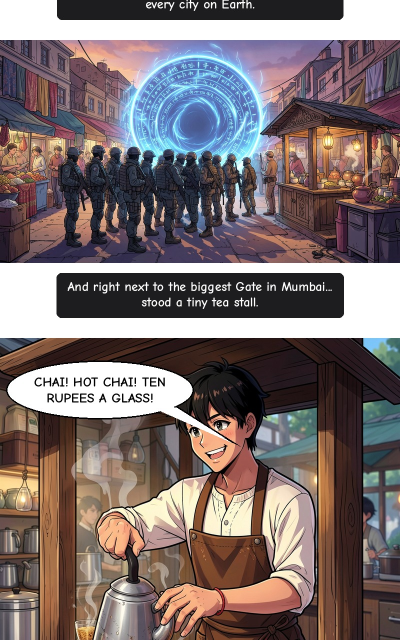
#> input picture videos/manga/example/slice_01.jpg, 800 x 1280 px (shown at 1/2 size)
$ python depthmove.py ../manga/example/slice_01.jpg out.png 1.0
#> lines starting #> are read from the running program, lines starting #| are printed output that depends on the picture
"""Pictures that move in 3D: a camera that pushes in or slides past a picture, near things moving more than far ones.

    python3 depthmove.py PICTURE.png OUT.mp4 SECONDS [--move 0-3] [--size 1080x1920] [--fps 30]

The owner's wish (22 Nov 2026, "Ok"): our flat doodles should move like a camera moving through them. Blender can do
this, but in our cloud machine (no graphics card) it took about an hour per Short.

How it works:
- A small depth model guesses how near each part of the picture is (1 = near, 0 = far). The model is Depth Anything V2
  Small, Apache-2.0, as ONNX, run with onnxruntime on the CPU in about a second. The depth map is kept next to the
  picture as NAME.depth.png, so the Tamil and English videos share it.
- Each frame is warped from the picture: near parts zoom and slide more than the background. The moves are
  push in, slide left to right, pull out, and slide up.
- A host picture that has NAME.open.png and NAME.closed.png next to it talks: its mouth opens on the voice's loud
  peaks (mouth_flags) and closes in the pauses. The owner's doodle host has these: videos/office/host/.

Safety (CLAUDE.md):
- The model is an ONNX file, so it holds no pickle and can't run hidden code.
- It is downloaded once at a pinned revision, and its SHA-256 is checked before use.
- Its libraries (onnxruntime 1.32.0, opencv-python-headless 5.1.0.95) had no known issues on 22 Nov 2026.
"""
import argparse
import hashlib
import os
import subprocess
import urllib.request

import numpy as np

MODEL_REPO = "onnx-community/depth-anything-v2-small"
MODEL_REV = "4472b7362082ad9968fee890ca0f1e5aca36b93d"
MODEL_SHA256 = "afb6a5c28f3b6bf1618c6e43f02073ef9dfdc70e937502d51603e57b0a1df10c"
MODEL_PATH = os.path.expanduser(f"~/.cache/doodle/depth-anything-v2-small-{MODEL_REV[:8]}.onnx")
SIDE = 518  # the model's input side (a multiple of 14)
MEAN, STD = np.array([0.485, 0.456, 0.406], np.float32), np.array([0.229, 0.224, 0.225], np.float32)


def model_file():
    if not os.path.exists(MODEL_PATH):
        os.makedirs(os.path.dirname(MODEL_PATH), exist_ok=True)
        url = f"https://huggingface.co/{MODEL_REPO}/resolve/{MODEL_REV}/onnx/model.onnx"
        tmp = MODEL_PATH + ".part"
        urllib.request.urlretrieve(url, tmp)  # a public model: no token is sent
        got = hashlib.sha256(open(tmp, "rb").read()).hexdigest()
        if got != MODEL_SHA256:
            os.remove(tmp)
            raise SystemExit(f"depth model checksum mismatch ({got}); refusing to use it")
        os.replace(tmp, MODEL_PATH)
    return MODEL_PATH


def depth(img_path):
    """The picture's depth as float32 in [0, 1] (1 = near), at the picture's size; cached as NAME.depth.png."""
    import cv2
    cache = os.path.splitext(img_path)[0] + ".depth.png"
    if os.path.exists(cache) and os.path.getmtime(cache) >= os.path.getmtime(img_path):
        return cv2.imread(cache, cv2.IMREAD_UNCHANGED).astype(np.float32) / 65535.0
    import onnxruntime as ort
    bgr = cv2.imread(img_path, cv2.IMREAD_COLOR)
    h, w = bgr.shape[:2]
    rgb = cv2.cvtColor(cv2.resize(bgr, (SIDE, SIDE), interpolation=cv2.INTER_CUBIC), cv2.COLOR_BGR2RGB)
    x = ((rgb.astype(np.float32) / 255.0 - MEAN) / STD).transpose(2, 0, 1)[None]
    sess = ort.InferenceSession(model_file(), providers=["CPUExecutionProvider"])
    d = sess.run(None, {sess.get_inputs()[0].name: x})[0].squeeze().astype(np.float32)
    d = cv2.resize(d, (w, h), interpolation=cv2.INTER_CUBIC)
    lo, hi = np.percentile(d, 2), np.percentile(d, 98)
    d = np.clip((d - lo) / max(hi - lo, 1e-6), 0, 1)
    d = cv2.GaussianBlur(d, (0, 0), sigmaX=max(w, h) / 200)  # soft edges: less tearing around outlines
    cv2.imwrite(cache, (d * 65535).astype(np.uint16))
    return d


MOVES = [  # (zoom start, zoom end, slide x start, slide x end, slide y start, slide y end); slides in parts of the width
    (1.06, 1.18, 0.0, 0.0, 0.0, 0.0),       # push in
    (1.12, 1.12, -0.025, 0.025, 0.0, 0.0),  # slide left to right
    (1.18, 1.06, 0.0, 0.0, 0.0, 0.0),       # pull out
    (1.12, 1.12, 0.0, 0.0, 0.02, -0.02),    # slide up
]


def mouth_flags(voice, sr, f0, f1, fps=30):
    """For frames f0..f1-1 of a voice timeline that starts at frame 0: True where the mouth should be open. It opens
    on the loud peaks of speech (about one per syllable) and stays shut in pauses; no state lasts a single frame."""
    hop = sr / fps
    def rms(f):
        a = voice[int(f * hop): int((f + 1) * hop)]
        return float(np.sqrt(np.mean(a * a))) if len(a) else 0.0
    every = np.array([rms(f) for f in range(int(len(voice) / hop))])
    loud = every[every > 1e-4]
    thr = 0.18 * (np.percentile(loud, 95) if len(loud) else 1.0)
    r = np.array([rms(f) for f in range(max(0, f0 - 2), f1 + 2)])
    off = f0 - max(0, f0 - 2)
    flags = []
    for f in range(f0, f1):
        i = f - f0 + off
        flags.append(bool(r[i] > thr and r[i] >= 0.6 * r[max(0, i - 2): i + 3].max()))
    for i in range(1, len(flags) - 1):  # no one-frame flicker
        if flags[i] != flags[i - 1] and flags[i] != flags[i + 1]:
            flags[i] = flags[i - 1]
    return flags


def shot(img_path, out, seconds, move=0, size=(1080, 1920), fps=30, punch=True, talk=None):
    """One picture as a 3D-moving shot, written to out (H.264). talk = (open_png, closed_png, flags): a host picture
    whose mouth opens on the frames where flags is True (mouth_flags), so the host speaks with the voice."""
#> called with img_path = '../manga/example/slice_01.jpg', out = 'out.png', seconds = 1, move = 0, size = (1080, 1920), fps = 30, punch = True
    import cv2
    W, H = size
    n = max(2, int(round(seconds * fps)))
    img = cv2.imread(img_path, cv2.IMREAD_COLOR)
#> img is the input picture: shape (1280, 800, 3); mean B, G, R 110.4, 110.6, 123.9
    d = depth(img_path)
#> in depth, `rgb = cv2.cvtColor(cv2.resize(bgr, (SIDE, SIDE), interpolation=cv2.INT..`:
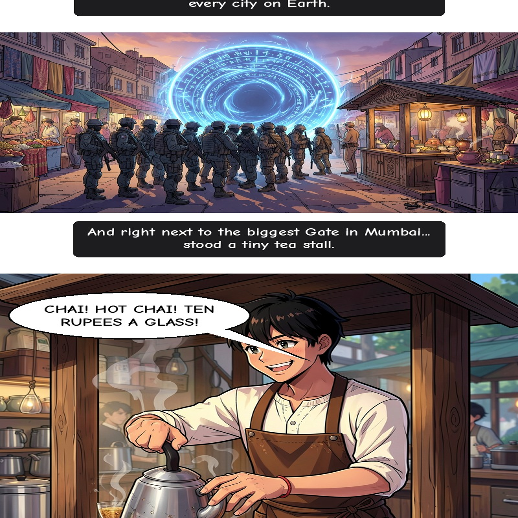
#> rgb: shape (518, 518, 3); mean R, G, B 123.9, 110.6, 110.5
    # cover the frame (crop the picture to 9:16 around its centre), at the output size
    h, w = img.shape[:2]
    s = max(W / w, H / h)
    size_s = (int(round(w * s)), int(round(h * s)))
    interp = cv2.INTER_AREA if s < 1 else cv2.INTER_CUBIC
    img = cv2.resize(img, size_s, interpolation=interp)
    faces = None
    if talk:
        faces = [cv2.resize(cv2.imread(talk[1], cv2.IMREAD_COLOR), size_s, interpolation=interp),
                 cv2.resize(cv2.imread(talk[0], cv2.IMREAD_COLOR), size_s, interpolation=interp)]
    d = cv2.resize(d, (img.shape[1], img.shape[0]), interpolation=cv2.INTER_LINEAR)
    oy, ox = (img.shape[0] - H) // 2, (img.shape[1] - W) // 2
    cx, cy = img.shape[1] / 2, img.shape[0] / 2
    ys, xs = np.mgrid[0:H, 0:W].astype(np.float32)
    x0, y0 = xs + ox - cx, ys + oy - cy  # each output pixel, centred on the picture's centre
    z0, z1, sx0, sx1, sy0, sy1 = MOVES[move % len(MOVES)]
    ff = subprocess.Popen(["ffmpeg", "-nostdin", "-v", "error", "-y", "-f", "rawvideo", "-pix_fmt", "bgr24", "-s",
                           f"{W}x{H}", "-r", str(fps), "-i", "-", "-vf", "eq=contrast=1.04:saturation=1.08,format=yuv420p",
                           "-c:v", "libx264", "-preset", "veryfast", "-crf", "18", out], stdin=subprocess.PIPE)
    for i in range(n):
        t = i / (n - 1)
        t = t * t * (3 - 2 * t)  # ease in and out
        z = z0 + (z1 - z0) * t
        if punch:
            z *= 1 + 0.05 * max(0.0, 1 - i / 5)  # the small punch-in on every cut
        shift_x, shift_y = (sx0 + (sx1 - sx0) * t) * W, (sy0 + (sy1 - sy0) * t) * H
        # depth where each output pixel lands under the plain move, then the move scaled by that depth:
        # near things (d = 1) zoom and slide fully, the far background (d = 0) about 55% as much: gentle enough that
        # outlines don't smear
        for _ in range(2):
            if _ == 0:
                mx, my = x0 / z + cx - shift_x, y0 / z + cy - shift_y
            k = cv2.remap(d, mx, my, cv2.INTER_LINEAR, borderMode=cv2.BORDER_REFLECT)
            weight = 0.55 + 0.45 * k
            zz = 1 + (z - 1) * weight
            mx = (x0 / zz + cx - shift_x * weight).astype(np.float32)
            my = (y0 / zz + cy - shift_y * weight).astype(np.float32)
        src = faces[int(bool(talk[2][min(i, len(talk[2]) - 1)]))] if faces else img
        frame = cv2.remap(src, mx, my, cv2.INTER_LINEAR, borderMode=cv2.BORDER_REFLECT)
        ff.stdin.write(frame.tobytes())
    ff.stdin.close()
    if ff.wait() != 0:
        raise SystemExit(f"ffmpeg failed writing {out}")


def main():
    ap = argparse.ArgumentParser()
    ap.add_argument("picture")
    ap.add_argument("out")
    ap.add_argument("seconds", type=float)
    ap.add_argument("--move", type=int, default=0)
    ap.add_argument("--size", default="1080x1920")
    ap.add_argument("--fps", type=int, default=30)
    a = ap.parse_args()
    w, h = map(int, a.size.split("x"))
    shot(a.picture, a.out, a.seconds, a.move, (w, h), a.fps)


if __name__ == "__main__":
#> (the run stopped early here; a loop or call above may not have finished)

$ run again, on videos/manga/example/slice_03.jpg
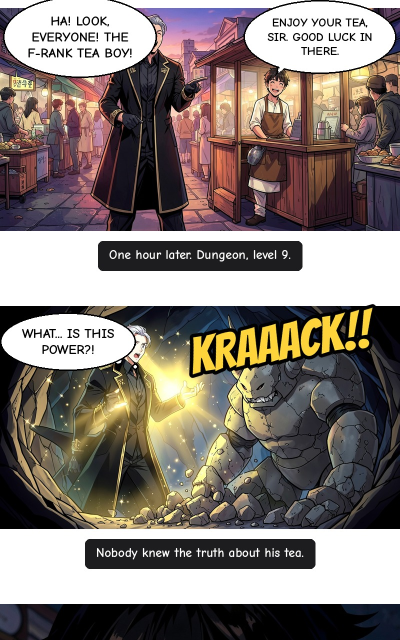
#> input picture videos/manga/example/slice_03.jpg, 800 x 1280 px (shown at 1/2 size)
#> in shot, img is the input picture: shape (1280, 800, 3); mean B, G, R 118.3, 123.7, 133.4
#> in depth, `rgb = cv2.cvtColor(cv2.resize(bgr, (SIDE, SIDE), interpolation=cv2.INT..`:
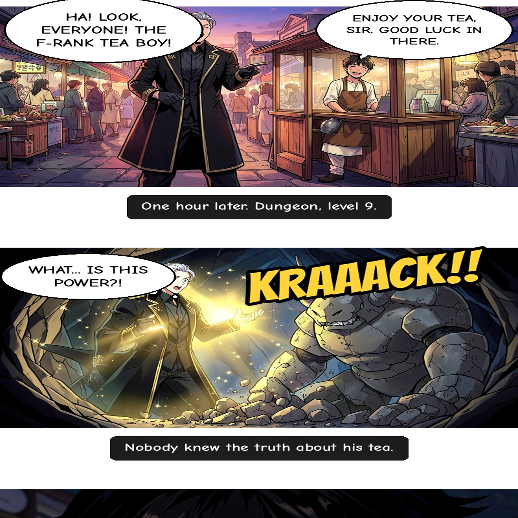
#> rgb: shape (518, 518, 3); mean R, G, B 133.4, 123.9, 118.4
